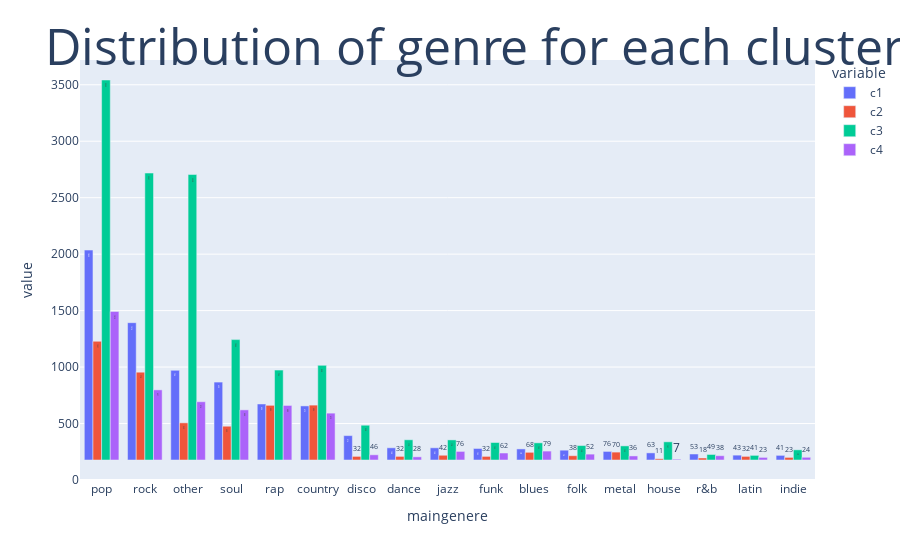

The notebook cell saved with this chart:
### Code cell
### we want to visualize it
fig1 = px.bar(c1234_df, x=c1234_df.index, y=['c1','c2','c3','c4'], barmode='group',text_auto=True)

fig1.update_layout(title=dict(text="Distribution of genre for each cluster", font=dict(size=50), automargin=True, yref='paper'))

fig1.show()

### Figure 1 — Plotly figure (JSON) as saved in the notebook; plotly's stock layout.template omitted (floating-point values rounded to 4 significant figures)
{"data": [{"alignmentgroup": "True", "hovertemplate": "variable=c1<br>maingenere=%{x}<br>value=%{y}<extra></extra>", "legendgroup": "c1", "marker": {"color": "#636efa", "pattern": {"shape": ""}}, "name": "c1", "offsetgroup": "c1", "orientation": "v", "showlegend": true, "textposition": "auto", "texttemplate": "%{y}", "type": "bar", "x": ["pop", "rock", "other", "soul", "rap", "country", "disco", "dance", "jazz", "funk", "blues", "folk", "metal", "house", "r&b", "latin", "indie"], "xaxis": "x", "y": [1859, 1216, 794, 690, 496, 479, 216, 108, 108, 102, 98, 87, 76, 63, 53, 43, 41], "yaxis": "y"}, {"alignmentgroup": "True", "hovertemplate": "variable=c2<br>maingenere=%{x}<br>value=%{y}<extra></extra>", "legendgroup": "c2", "marker": {"color": "#EF553B", "pattern": {"shape": ""}}, "name": "c2", "offsetgroup": "c2", "orientation": "v", "showlegend": true, "textposition": "auto", "texttemplate": "%{y}", "type": "bar", "x": ["pop", "rock", "other", "soul", "rap", "country", "disco", "dance", "jazz", "funk", "blues", "folk", "metal", "house", "r&b", "latin", "indie"], "xaxis": "x", "y": [1051, 778, 329, 299, 484, 486, 32, 32, 42, 32, 68, 38, 70, 11, 18, 32, 23], "yaxis": "y"}, {"alignmentgroup": "True", "hovertemplate": "variable=c3<br>maingenere=%{x}<br>value=%{y}<extra></extra>", "legendgroup": "c3", "marker": {"color": "#00cc96", "pattern": {"shape": ""}}, "name": "c3", "offsetgroup": "c3", "orientation": "v", "showlegend": true, "textposition": "auto", "texttemplate": "%{y}", "type": "bar", "x": ["pop", "rock", "other", "soul", "rap", "country", "disco", "dance", "jazz", "funk", "blues", "folk", "metal", "house", "r&b", "latin", "indie"], "xaxis": "x", "y": [3365, 2541, 2528, 1066, 796, 838, 308, 179, 178, 155, 152, 128, 125, 161, 49, 41, 90], "yaxis": "y"}, {"alignmentgroup": "True", "hovertemplate": "variable=c4<br>maingenere=%{x}<br>value=%{y}<extra></extra>", "legendgroup": "c4", "marker": {"color": "#ab63fa", "pattern": {"shape": ""}}, "name": "c4", "offsetgroup": "c4", "orientation": "v", "showlegend": true, "textposition": "auto", "texttemplate": "%{y}", "type": "bar", "x": ["pop", "rock", "other", "soul", "rap", "country", "disco", "dance", "jazz", "funk", "blues", "folk", "metal", "house", "r&b", "latin", "indie"], "xaxis": "x", "y": [1315, 621, 516, 444, 483, 415, 46, 28, 76, 62, 79, 52, 36, 7, 38, 23, 24], "yaxis": "y"}], "layout": {"barmode": "group", "legend": {"title": {"text": "variable"}, "tracegroupgap": 0}, "margin": {"t": 60}, "title": {"automargin": true, "font": {"size": 50}, "text": "Distribution of genre for each cluster", "yref": "paper"}, "xaxis": {"anchor": "y", "domain": [0, 1], "title": {"text": "maingenere"}}, "yaxis": {"anchor": "x", "domain": [0, 1], "title": {"text": "value"}}}}
